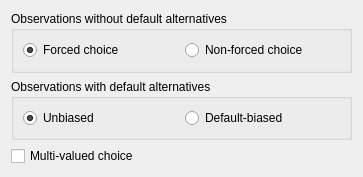
<?xml version="1.0" encoding="UTF-8"?>
<ui version="4.0">
 <class>GenChoices</class>
 <widget class="QWidget" name="GenChoices">
  <property name="geometry">
   <rect>
    <x>0</x>
    <y>0</y>
    <width>363</width>
    <height>177</height>
   </rect>
  </property>
  <property name="windowTitle">
   <string>Choice distribution</string>
  </property>
  <layout class="QVBoxLayout" name="verticalLayout">
   <item>
    <widget class="QGroupBox" name="gbNoDefault">
     <property name="title">
      <string>Observations without default alternatives</string>
     </property>
     <layout class="QHBoxLayout" name="horizontalLayout">
      <item>
       <widget class="QRadioButton" name="rbFC">
        <property name="text">
         <string>Forced choice</string>
        </property>
        <property name="checked">
         <bool>true</bool>
        </property>
       </widget>
      </item>
      <item>
       <widget class="QRadioButton" name="rbNFC">
        <property name="text">
         <string>Non-forced choice</string>
        </property>
       </widget>
      </item>
     </layout>
    </widget>
   </item>
   <item>
    <widget class="QGroupBox" name="gbDefault">
     <property name="title">
      <string>Observations with default alternatives</string>
     </property>
     <layout class="QHBoxLayout" name="horizontalLayout_2">
      <item>
       <widget class="QRadioButton" name="rbUnbiased">
        <property name="text">
         <string>Unbiased</string>
        </property>
        <property name="checked">
         <bool>true</bool>
        </property>
       </widget>
      </item>
      <item>
       <widget class="QRadioButton" name="rbDefaultBiased">
        <property name="text">
         <string>Default-biased</string>
        </property>
       </widget>
      </item>
     </layout>
    </widget>
   </item>
   <item>
    <widget class="QCheckBox" name="cbMultipleChoice">
     <property name="text">
      <string>Multi-valued choice</string>
     </property>
     <property name="checked">
      <bool>false</bool>
     </property>
    </widget>
   </item>
  </layout>
 </widget>
 <resources/>
 <connections>
  <connection>
   <sender>rbFC</sender>
   <signal>clicked(bool)</signal>
   <receiver>rbUnbiased</receiver>
   <slot>setChecked(bool)</slot>
   <hints>
    <hint type="sourcelabel">
     <x>99</x>
     <y>49</y>
    </hint>
    <hint type="destinationlabel">
     <x>99</x>
     <y>118</y>
    </hint>
   </hints>
  </connection>
  <connection>
   <sender>rbNFC</sender>
   <signal>clicked(bool)</signal>
   <receiver>rbDefaultBiased</receiver>
   <slot>setChecked(bool)</slot>
   <hints>
    <hint type="sourcelabel">
     <x>263</x>
     <y>49</y>
    </hint>
    <hint type="destinationlabel">
     <x>263</x>
     <y>118</y>
    </hint>
   </hints>
  </connection>
  <connection>
   <sender>rbUnbiased</sender>
   <signal>clicked(bool)</signal>
   <receiver>rbFC</receiver>
   <slot>setChecked(bool)</slot>
   <hints>
    <hint type="sourcelabel">
     <x>99</x>
     <y>118</y>
    </hint>
    <hint type="destinationlabel">
     <x>99</x>
     <y>49</y>
    </hint>
   </hints>
  </connection>
  <connection>
   <sender>rbDefaultBiased</sender>
   <signal>clicked(bool)</signal>
   <receiver>rbNFC</receiver>
   <slot>setChecked(bool)</slot>
   <hints>
    <hint type="sourcelabel">
     <x>263</x>
     <y>118</y>
    </hint>
    <hint type="destinationlabel">
     <x>263</x>
     <y>49</y>
    </hint>
   </hints>
  </connection>
 </connections>
</ui>
